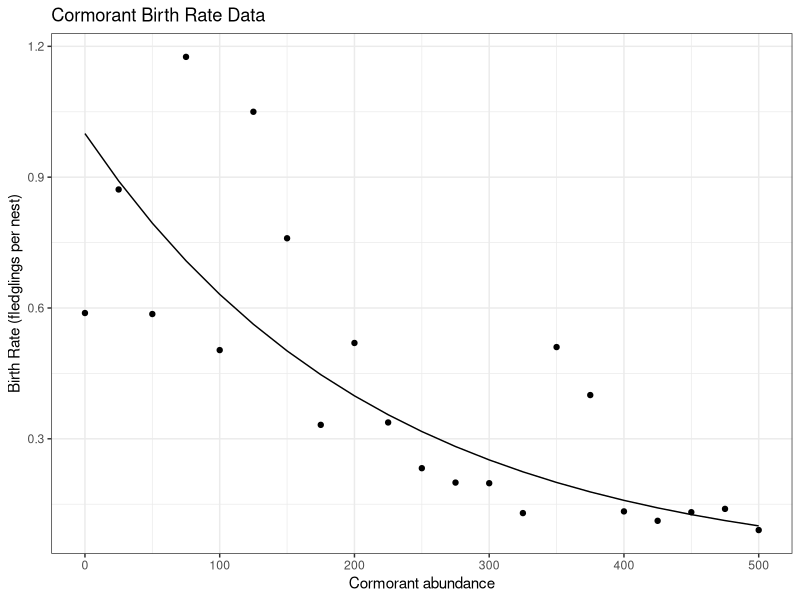
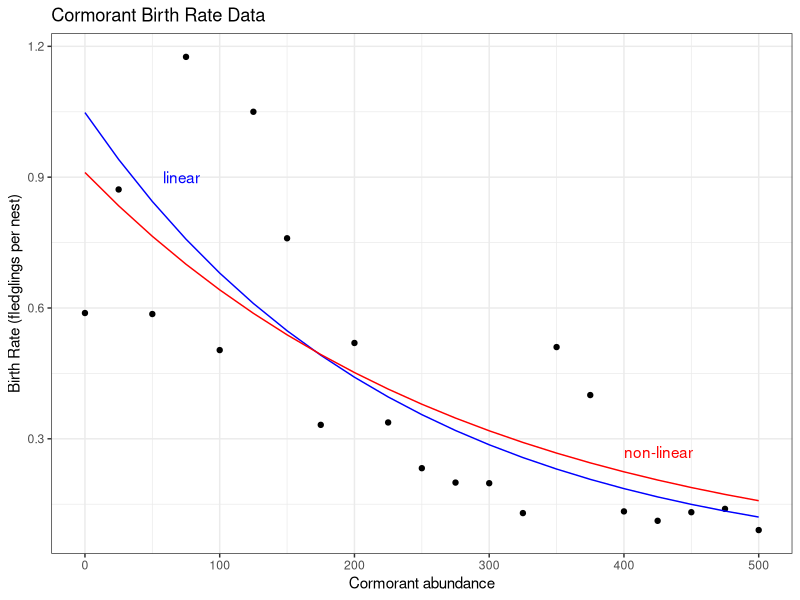

Recreate these plots in R, in order.
# Get data for cormorant birth rates and plot what it looks like

library(ggplot2)

br_data <- read.csv(file="../Data/BirthData.csv", header=T)

plotdata <- ggplot(data=br_data) +
  geom_point(mapping=aes(x=Numbers, y=Obs_br)) +
  geom_line(mapping=aes(x=Numbers, y=Deterministic)) +
  labs(title="Cormorant Birth Rate Data",
       x="Cormorant abundance", y="Birth Rate (fledglings per nest)") +
  theme_bw()
plotdata

# Fit a linear model to the data:

br_data$lnbr <- log(br_data$Obs_br)
linearfit <- lm(lnbr~Numbers, data=br_data)
summary(linearfit)

# Fit a non-linear model to the data:

nlfit <- nls(Obs_br ~ a * exp(-b*Numbers), data=br_data, start=list(a=.5,b=.05))
summary(nlfit)

# plot model fits to data
br_data$linear <- exp(predict(linearfit))*exp(.4359^2/2)  #need to bias-correct estimates
br_data$nonlin <- predict(nlfit)
plotfits <- ggplot(data=br_data) +
  geom_point(mapping=aes(x=Numbers, y=Obs_br)) +
  geom_line(mapping=aes(x=Numbers, y=linear), color='blue') +
  annotate(geom="text", x=58, y=.9, hjust=0, label='linear', color='blue') +
  geom_line(mapping=aes(x=Numbers, y=nonlin), color='red') +
  annotate(geom="text", x=400, y=.27, hjust=0, label='non-linear', color='red') +
  labs(title="Cormorant Birth Rate Data",
       x="Cormorant abundance", y="Birth Rate (fledglings per nest)") +
  theme_bw()
plotfits
